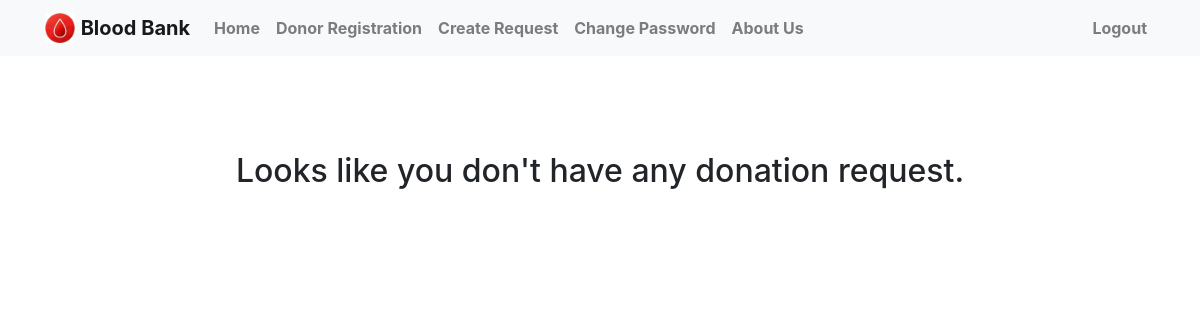
The app's page /current/ (signed in), older data.
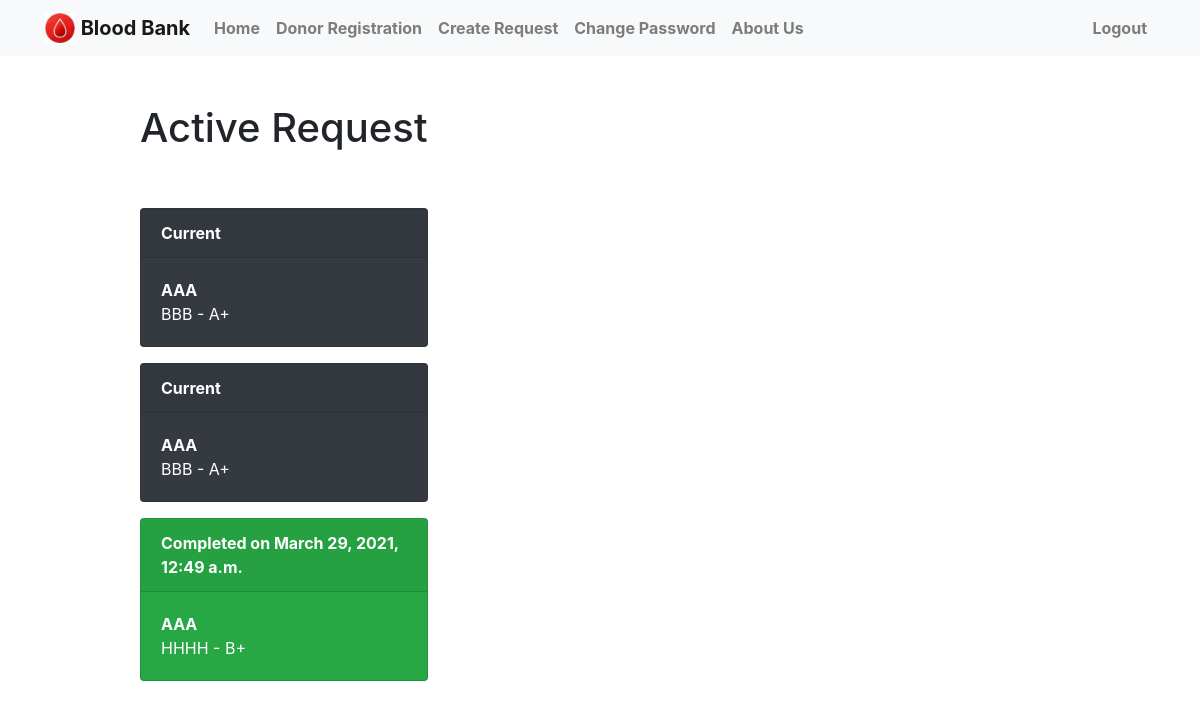
The same page, newer data.
### login/models.py (models this page shows, shortened)
class bbank(models.Model):
    firstname = models.CharField(null=True, blank=True, max_length=100)
    lastname = models.CharField(null=True, blank=True, max_length=100)
    user = models.ForeignKey(User, on_delete=models.CASCADE)
    user_age = models.IntegerField(null=True, blank=True)
    bloodgrp = models.CharField(null=True, blank=True, max_length=4)
    email = models.EmailField(null=True, blank=True, max_length=100)
    datecompleted = models.DateTimeField(null=True, blank=True)
    created = models.DateTimeField(auto_now_add=True)
    user_address = models.TextField(null=True, blank=False, max_length=300)

### login/views.py (the view)
# urls.py: path('current/', views.currentbbank, name='currentbbank'),
def currentbbank(request):
    userrequest = bbank.objects.filter(user=request.user)
    return render(request, 'login/currentbbank.html', {'userrequest':userrequest})

### login/templates/login/currentbbank.html (shortened to what this page needs)
{% extends 'login/base.html' %}
{% block content %}
    <div class="row justify-content-center mt-5">
        <div class="col-md-10">
            {% if userrequest %}
                           <h1>Active Request</h1>
            {% endif %}
        </div>
    </div>
    <div class="row justify-content-center mt-5">
        <div class="col-md-10">
        {% if userrequest %}
                    {% for userrequest in userrequest %}
                        {% if userrequest.datecompleted %}
                            <div class="card text-white bg-success mb-3" style="max-width: 18rem;">
                                <div class="card-header">
                                    <b>Completed on {{ userrequest.datecompleted }}</b>
                                </div>
                                <div class="card-body">
                                    <b>{{ userrequest.firstname }}</b>
                                    <p class="card-text">
                                    {% if userrequest.lastname %}
                                        {{ userrequest.lastname|truncatechars:30 }} -
                                        {{ userrequest.bloodgrp }}
                                    {% endif %}
                                    </p>
                                </div>
                            </div>
                        {% else %}
                            <div class="card text-white bg-dark mb-3" style="max-width: 18rem;">
                                <div class="card-header">
                                    <b>Current</b>
                                </div>
                                <div class="card-body">
                                    <b>{{ userrequest.firstname }}</b>
                                    <p class="card-text">
                                        {% if userrequest.lastname %}
                                            {{ userrequest.lastname|truncatechars:30 }} -
                                            {{ userrequest.bloodgrp }}
                                        {% endif %}
                                    </p>
                                </div>
                            </div>
                        {% endif %}
                    {% endfor %}
        </div>
        {% else %}
        <div class="text-center">
            <h2>Looks like you don't have any donation request.</h2>
            <br>
        </div>
        {% endif %}
        </div>
    </div>
{% endblock %}

Row changes from the older to the newer data that the page shows:
added bbank: firstname "AAA", lastname "BBB", bloodgrp "A+"
added bbank: firstname "AAA", lastname "BBB", bloodgrp "A+"
added bbank: datecompleted "March 29, 2021, 12:49 a.m.", firstname "AAA", lastname "HHHH", bloodgrp "B+"
Text that changed along with them:
text no longer shown: "Looks like you don't have any donation request."
text now shown: "Active Request"
